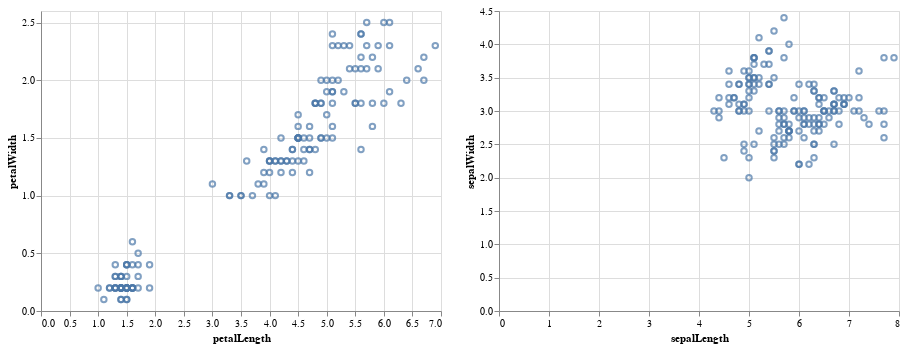

Notebook cell for this chart:
### Code cell
grafico1 = alt.Chart(iris).mark_point().encode(
    x='petalLength',
    y='petalWidth'
)

grafico2 = alt.Chart(iris).mark_point().encode(
    x='sepalLength',
    y='sepalWidth'
)

grafico1 | grafico2

### Figure 1 — Vega-Lite specification as saved in the notebook (floating-point values rounded to 4 significant figures; data arrays with more than 128 entries replaced by an {"elided": "..."} marker saying what was removed)
{"$schema": "https://vega.github.io/schema/vega-lite/v2.6.0.json", "config": {"view": {"height": 300, "width": 400}}, "datasets": {"data-a264acbd6e539a8b3afc0cb5f240fb57": {"elided": "150 records"}}, "hconcat": [{"data": {"name": "data-a264acbd6e539a8b3afc0cb5f240fb57"}, "encoding": {"x": {"field": "petalLength", "type": "quantitative"}, "y": {"field": "petalWidth", "type": "quantitative"}}, "mark": "point"}, {"data": {"name": "data-a264acbd6e539a8b3afc0cb5f240fb57"}, "encoding": {"x": {"field": "sepalLength", "type": "quantitative"}, "y": {"field": "sepalWidth", "type": "quantitative"}}, "mark": "point"}]}
